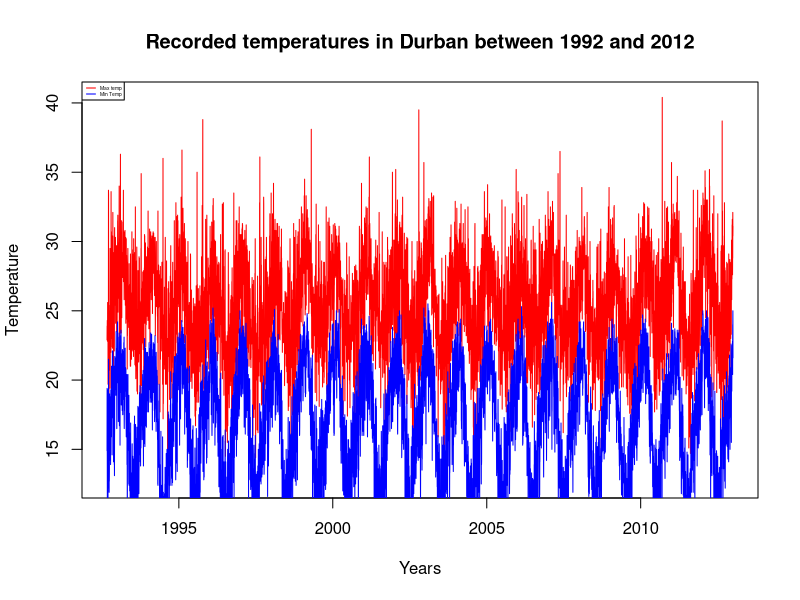
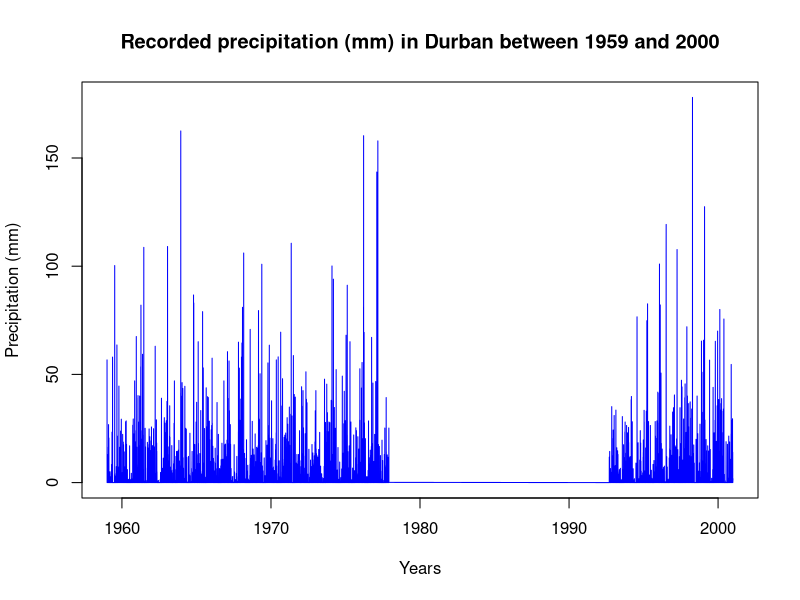
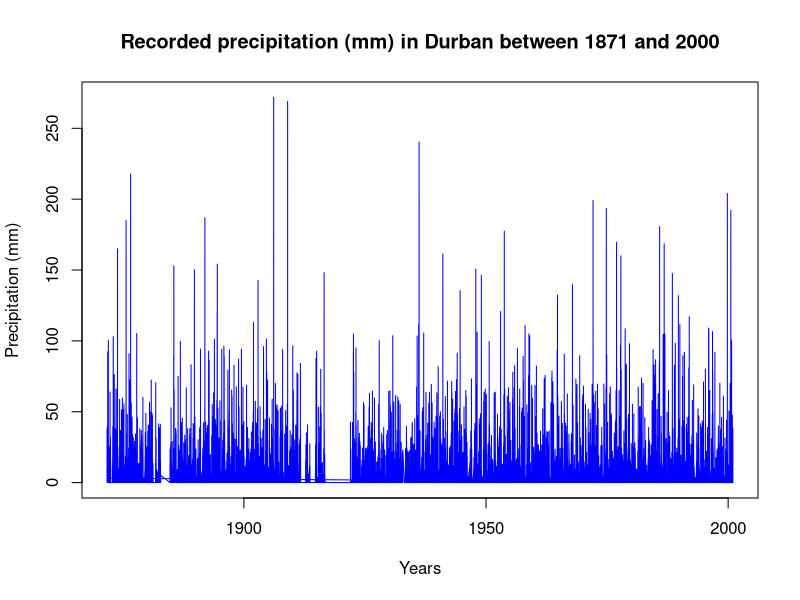

Source code (R) for these figures, in order:
## Zinhle Mthombothi 
# Weather data from Durban

library(tidyverse)
library(zoo)

rm(list = ls())

#max temperature data from Durban betwen 1992 to 2012
max_temp_Data <- read.delim("0240808A2_tasmax.txt",
                             stringsAsFactors =  F) #1992 to 2012
head(max_temp_Data)

#min temperature data from Durban betwen 1992 to 2012
min_temp_Data <- read.delim("0240808A2_tasmin.txt", 
                              stringsAsFactors =  F)
head(min_temp_Data)

#Convert strings to dates
Dates <- function(start.date, end.date){
    startDate <- as.Date(start.date, format = '%Y/%m/%d')
    endDate <- as.Date(end.date, format = '%Y/%m/%d')
    return(c(startDate, endDate))
}

Temp.Dates <- Dates('1992/09/01', '2012/12/31')

# startDate <- as.Date('1992/09/01', format = '%Y/%m/%d')
# endDate <- as.Date('2012/12/31', format = '%Y/%m/%d')

#Function to clean the Durban data. Remove the first two rows with the date and coordinates
clean_temp_data <- function(temperature_df, start, end){
   
    temperature_df <- temperature_df[-c(1, 2),] #remove the first 2 rows with characters the other 3 have temp of -999
    dates_df <- start:end
    temperature_df <- as.data.frame(as.numeric(temperature_df))
    names(temperature_df) <- "Durban_temperature"
    dates_data <- as.data.frame(dates_df)
    names(dates_data) <- "dates"
    temperature_data <- as.data.frame(cbind(dates_data$dates, temperature_df$Durban_temperature)) #1992 to 2012
    names(temperature_data) <- c("date", "Durban_temperature")
    temperature_data <- temperature_data %>% filter((temperature_data$Durban_temperature != -999)) #removing the undefined values -999
     
 }

# Cleaned weather data frame
max_temp_DF <- clean_temp_data(max_temp_Data, Temp.Dates[1], Temp.Dates[2])
min_temp_DF <- clean_temp_data(min_temp_Data, Temp.Dates[1], Temp.Dates[2])

plot(as.Date(max_temp_DF$date), max_temp_DF$Durban_temperature, type = "l", col = "red",
     ylab = "Temperature", xlab = "Years", main = "Recorded temperatures in Durban between 1992 and 2012")
lines(as.Date(min_temp_DF$date), min_temp_DF$Durban_temperature, type = "l", col = "blue")
legend("topleft", legend = c("Max temp", "Min Temp"), col = c("red", "blue"), lty=c(1,1), cex=0.3)


write.csv(list(as.Date(min_temp_DF$date), min_temp_DF$Durban_temperature), 'Durban_min.csv')
write.csv(list(as.Date(max_temp_DF$date), max_temp_DF$Durban_temperature), 'Durban_max.csv')

###***************************PRECIPITATION****************************************

#precipitation data from Durban betwen 1959 to 2000
precip_Durban <-  read.delim("0240808A2_pr.txt", 
                           stringsAsFactors =  F)
head(precip_Durban) #1959 to 2000

#dates
Precip1.Dates <- Dates('1959/01/01', '2000/12/31')


##precipitation data from Durban betwen 1871 and 2000
precip_Durban2 <-  read.delim("0240891_0_pr.txt", 
                            stringsAsFactors =  F)
head(precip_Durban2) #1871 to 2000

#dates
Precip2.Dates <- Dates('1871/10/01', '2000/12/31')


## function to clean precipitation data 

clean_precip_data <- function(precip_df, start, end){
    precip_df <- precip_df[-c(1, 2),] #remove the first 2 rows with characters the other 3 have temp of -999
    precip_df <- as.data.frame(as.numeric(precip_df))
    dates_df <- start:end
    dates_data <- as.data.frame(dates_df)
    names(dates_data) <- "dates"
    names(precip_df) <- "Durban_precipitation"
    head(precip_df) #1992 to 2012
    precip_data <- as.data.frame(cbind(dates_data$dates, precip_df$Durban_precipitation)) #1992 to 2012
    names(precip_data) <- c("dates", "Durban_precipitation")
    precip_df <- precip_data %>%  filter((precip_data$Durban_precipitation != -999)) #removing the undefined values -999

}

#Clean precipitation DF
precip_df_59_00 <- clean_precip_data(precip_Durban, start = Precip1.Dates[1], end = Precip1.Dates[2])
plot(as.Date(precip_df_59_00$dates), precip_df_59_00$Durban_precipitation, type = "l",
     col = "blue", ylab = "Precipitation (mm)", xlab = "Years", main = "Recorded precipitation (mm) in Durban between 1959 and 2000")
precip2_df_71_00 <- clean_precip_data(precip_Durban2, start = Precip2.Dates[1], end = Precip2.Dates[2])
plot(as.Date(precip2_df_71_00$dates), precip2_df_71_00$Durban_precipitation, type = "l", col = "blue", 
     ylab = "Precipitation (mm)", xlab = "Years", main = "Recorded precipitation (mm) in Durban between 1871 and 2000")

